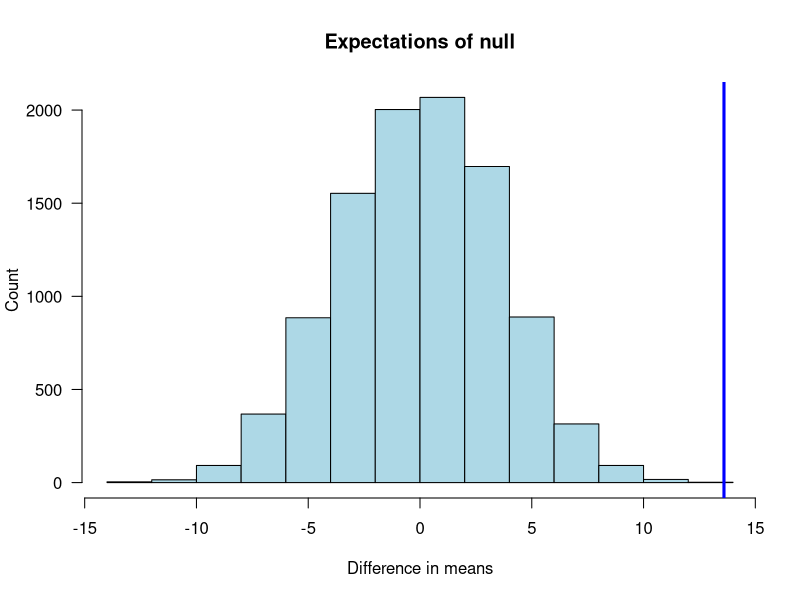

Recreate this plot in R.
#--------Investigating the expectations of the null----

#---we will work with two models

#Biological hypothesis: differences in height = sex + error
#This is a more complex hypothesis than the null and posits that there are two groups (or populations) and each has a different mean height

#Null hypothesis: difference in height = error
#This is the simplest possible hypothesis and posits that there is only one group (one mean) and any observed difference simply reflects random sampling error

#we will work with data from last years class
student_height <- read.csv("Sex_height.csv")

#check out the structure
str(student_height)

#there are two variables: height (cm) and whether an individual is female or male
#lets count the number of males and females
n_males <- sum(student_height$Sex=="Male")
n_females <- sum(student_height$Sex=="Female")

#lets figure out the mean height for the males
#we are going to use a boolean argument and indexing to do this
#boolean arguments return true or false 
#the following is a boolean argument
student_height$Sex=="Male"

#notice that the computer returned FALSE and TRUE. At every place in the Sex vector where student_height$Sex was NOT = "Male", there is a FALSE. Where student_height$Sex=="Male" returnes TRUE.

#We can use this information to index the Height_cm vector.
#so if we write
student_height$Height_cm[student_height$Sex=="Male"]
#notice you get numbers. These are all the heights for the males. 

#so we can calculate the mean height of males and females
mean_height_male <- mean(student_height$Height_cm[student_height$Sex=="Male"])
mean_height_female <- mean(student_height$Height_cm[student_height$Sex=="Female"])

#now we can calculate the observed effect of sex (the parameter of interest)
dif_mean_height_mf <- mean_height_male - mean_height_female


#so how do we evaluate the null hypothesis
#in this study we sampled 25 males and 38 females and we discovered a difference in height. What if we sampled 25 individuals and calculated the mean and the 38 individuals and calculate the mean randomly from the population without regard to sex. How big is the mean difference? Lets do it once first.

#first we randomized the order of individual heights
#we need the total number of individuals
n_total <- n_males + n_females
rand_order <- sample(student_height$Height_cm, n_total)

#now we sample 24 individuals and put them into one group and put the remaining individuals in the other group
group_1 <- rand_order[1:n_males]
group_2 <- rand_order[(n_males+1):n_total]

#whats are the mean heights and the difference in mean heights
mean_group_1 <- mean(group_1)
mean_group_2 <- mean(group_2)
dif_means_grp1_grp2 <- mean_group_1 - mean_group_2

#in this case, this is the expected difference in means due to random sampling (the expectation of the null)

#obviously we need to do this many many times and generate the expectation distribution of the difference in means due to random sampling error. To do this, we will use simulation with the aid of a for loop

#first lets set the number of replicate simulations...we will use 10000
n_iterations <- 10000

#lets make a place to store the difference in mean for each simulation
dif_means_grp1_grp2 <- rep(NA, n_iterations)  

#now we will run a for loop
for (i in 1:n_iterations){
  rand_order <- sample(student_height$Height_cm, n_total)
  
  #now we sample 24 individuals and put them into one group and put the remaining individuals in the other group
  group_1 <- rand_order[1:n_males]
  group_2 <- rand_order[(n_males+1):n_total]
  
  #whats are the mean heights and the difference in mean heights
  mean_group_1 <- mean(group_1)
  mean_group_2 <- mean(group_2)
  dif_means_grp1_grp2[i] <- mean_group_1 - mean_group_2
}

#now lets summarize the expected distribution of the differences in means for the null hypothesis
hist(dif_means_grp1_grp2, col="light blue", xlab="Difference in means", main="Expectations of null", ylab="Count", las=1)

#lets see how this compares to the observed difference in means (the biological hypothesis)
abline(v=dif_mean_height_mf, lwd=3, col="blue")

#because the observed difference in means between males and females falls OUTSIDE of the expectations of the null, we can refute the null and accept the biological hypothesis: namely that the is an effect of sex on height




